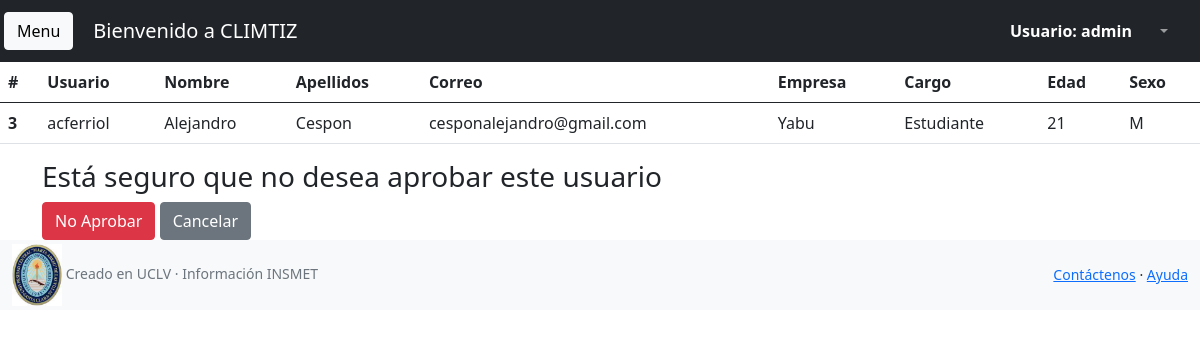
The app's page /users/eliminar_usuario/3/ (signed in) with its own data.
### users/models.py (models this page shows)
class User(AbstractUser):
    empresa = models.ForeignKey(Empresa, null = False, blank=False, on_delete = models.CASCADE)
    cargo = models.CharField(max_length=30)
    edad = models.IntegerField()
    sexo = models.CharField(max_length=11, choices=SEXO)
    is_admin = models.BooleanField('Is admin',default=False)
    is_normal = models.BooleanField('Is normal',default=False)
    aprobado = models.BooleanField('Aprove', default=False)

### empresa/models.py (models this page shows)
class Empresa(models.Model):
    nombre = models.CharField(max_length=60)
    estacion = models.ForeignKey(Estacion, null = True, blank=False, on_delete = models.CASCADE)
    representante = models.CharField(max_length = 100)
    municipio = models.CharField(max_length = 100)
    provincia = models.CharField(max_length=30)
    variedad_actual = models.CharField(max_length=20, choices=TVARIEDAD, null=True)
    def __str__(self):
        return '{}'.format(self.nombre)

### users/views.py (the view)
# urls.py: path('eliminar_usuario/<pk>/',UserDelete.as_view(),name="eliminar_user"),
class UserDelete(UserPassesTestMixin,DeleteView):
    model = User
    template_name = 'eliminar_usuario.html'
    success_url = reverse_lazy('users:lista_users')
    def test_func(self):
        return self.request.user.is_authenticated and self.request.user.is_admin

### mensajes/processors.py (called while the page is built)
def ctx_dict(request):
    sol=None
    if request.user.is_authenticated:
        sol = len(Mensajes.objects.filter(recibido=False).filter(destinatario=request.user))
    ctx={'test':sol}
    print(sol)
    return ctx

### users/templates/eliminar_usuario.html (shortened to what this page needs)
{% extends 'index_admin.html' %}
{% load static %}
{% block content %}
<div class="table-responsive">
    <table class="table align-middle">
        <thead>
          <tr>
            <th scope="col">#</th>
            <th scope="col">Usuario</th>
            <th scope="col">Nombre</th>
            <th scope="col">Apellidos</th>
            <th scope="col">Correo</th>
            <th scope="col">Empresa</th>
            <th scope="col">Cargo</th>
            <th scope="col">Edad</th>
            <th scope="col">Sexo</th>
          </tr>
        </thead>
        <tbody>
            <tr>
              <th scope="row">{{object.id}}</th>
              <td>{{object.username}}</td>
              <td>{{object.first_name}}</td>
              <td>{{object.last_name}}</td>
              <td>{{object.email}}</td>
              <td>{{object.empresa}}</td>
              <td>{{object.cargo}}</td>
              <td>{{object.edad}}</td>
              <td>{{object.sexo}}</td>
            </tr>
          </tbody>
        </table>
    </div>
<div class="container">
<form method="post">
    <h3>Está seguro que no desea aprobar este usuario</h3>
    <button class="btn btn-danger" type="submit">No Aprobar</button>
    <a class="btn btn-secondary" href="{% url 'users:lista_users' %}">Cancelar</a>
</form>
</div>
{% endblock content %}

### users/templates/index_admin.html (shortened to what this page needs)
{% extends 'base.html' %} {% load static %}
{% block title %} HOME {% endblock %} {% block header %}
<nav class="navbar navbar-expand navbar-dark bg-dark">
  <a
    class="btn btn-light m-1"
    data-bs-toggle="offcanvas"
    href="#offcanvasExample"
    role="button"
    aria-controls="offcanvasExample"
    >Menu</a
  >
  <a class="navbar-brand ps-3" href="#">Bienvenido a CLIMTIZ</a>
  <form
    class="d-none d-md-inline-block form-inline ms-auto me-0 me-md-3 my-2 my-md-0"
  >
    <div class="input-group">
      <b style="color: white">Usuario: {{request.user}}</b>
    </div>
  </form>
  <ul class="navbar-nav ms-auto ms-md-0 me-3 me-lg-4">
    <li class="nav-item dropdown">
      <a
        class="nav-link dropdown-toggle"
        id="navbarDropdown"
        href="#"
        role="button"
        data-bs-toggle="dropdown"
        aria-expanded="false"
        ></a>
    </li>
  </ul>
</nav>
 {% endblock header %}

### records on screen
User: user "admin"
User: id "3", username "acferriol", first_name "Alejandro", last_name "Cespon", email "cesponalejandro@gmail.com", empresa "Yabu", cargo "Estudiante", edad "21", sexo "M"
